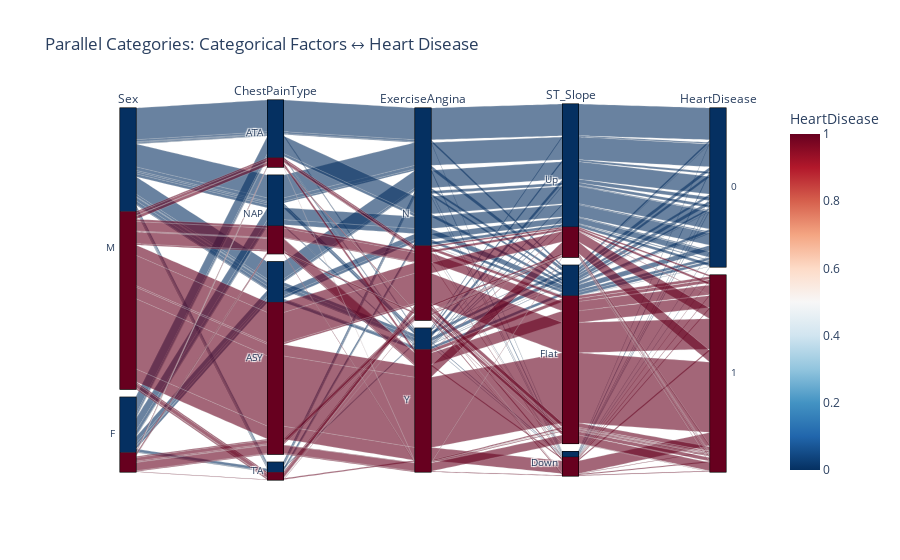

The cell this chart's notebook holds for it:
### Code cell
fig = px.parallel_categories(
    df[['Sex','ChestPainType','ExerciseAngina','ST_Slope','HeartDisease']],
    color='HeartDisease',
    color_continuous_scale=px.colors.sequential.RdBu_r,
    title="Parallel Categories: Categorical Factors ↔ Heart Disease"
)
fig.show()

### Figure 1 — Plotly figure (JSON) as saved in the notebook; plotly's stock layout.template omitted (floating-point values rounded to 4 significant figures; data arrays with more than 128 entries replaced by an {"elided": "..."} marker saying what was removed)
{"data": [{"dimensions": [{"label": "Sex", "values": {"elided": "918 str values"}}, {"label": "ChestPainType", "values": {"elided": "918 str values"}}, {"label": "ExerciseAngina", "values": {"elided": "918 str values"}}, {"label": "ST_Slope", "values": {"elided": "918 str values"}}, {"label": "HeartDisease", "values": {"elided": "918 int values"}}], "domain": {"x": [0, 1], "y": [0, 1]}, "line": {"color": {"elided": "918 int values"}, "coloraxis": "coloraxis"}, "name": "", "type": "parcats"}], "layout": {"coloraxis": {"colorbar": {"title": {"text": "HeartDisease"}}, "colorscale": [[0, "rgb(5,48,97)"], [0.1, "rgb(33,102,172)"], [0.2, "rgb(67,147,195)"], [0.3, "rgb(146,197,222)"], [0.4, "rgb(209,229,240)"], [0.5, "rgb(247,247,247)"], [0.6, "rgb(253,219,199)"], [0.7, "rgb(244,165,130)"], [0.8, "rgb(214,96,77)"], [0.9, "rgb(178,24,43)"], [1, "rgb(103,0,31)"]]}, "legend": {"tracegroupgap": 0}, "title": {"text": "Parallel Categories: Categorical Factors ↔ Heart Disease"}}}
